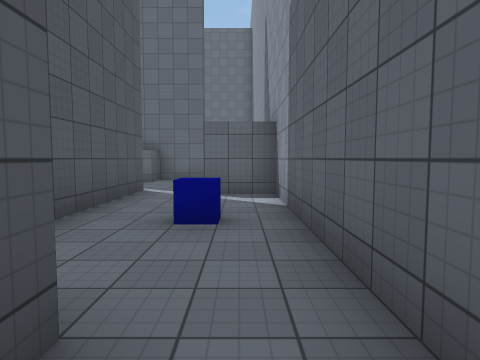
view 1 (above)

24 first-person views from a walk through a Unity game level. The camera is 1.5 m above the floor, tilts 4° down and sees 75° across. The floor is counted in squares, 2 m on a side. Each view is taken from the middle of a square. On the plan, view 1 faces up. The plan holds only what a view shows up to about 10 squares ahead; the rest is blank. The place goes on beyond the plan. The player character is not drawn. Surface patterns are stand-ins for the level's own textures.

view 2
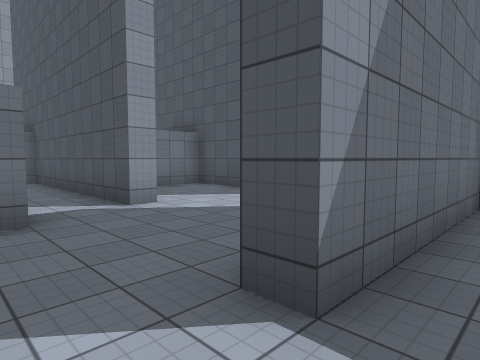

view 3
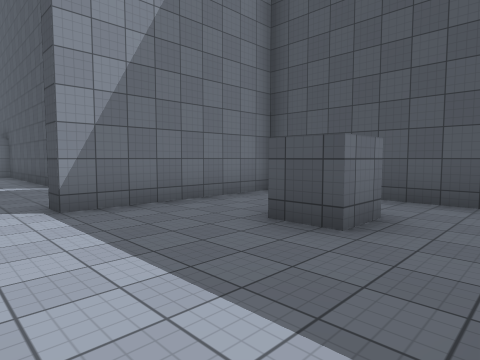

view 4
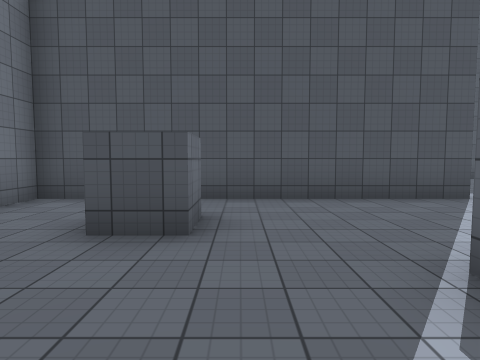

view 5
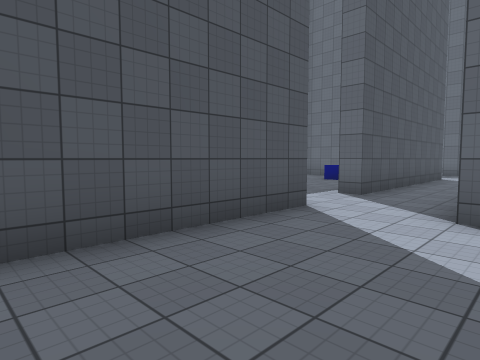

view 6
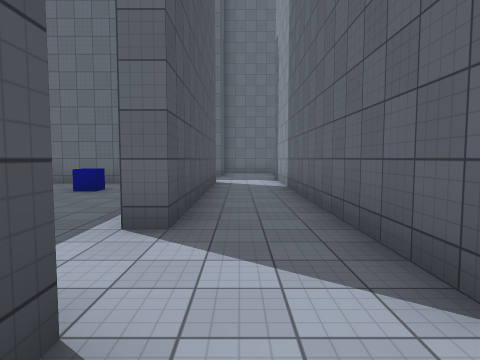

view 7
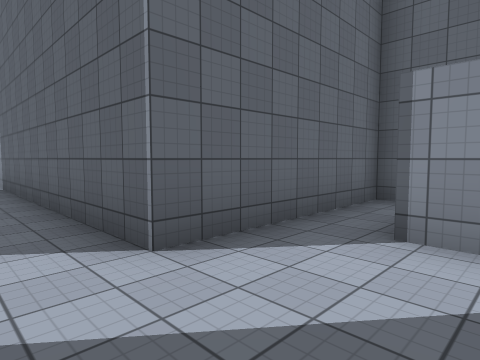

view 8
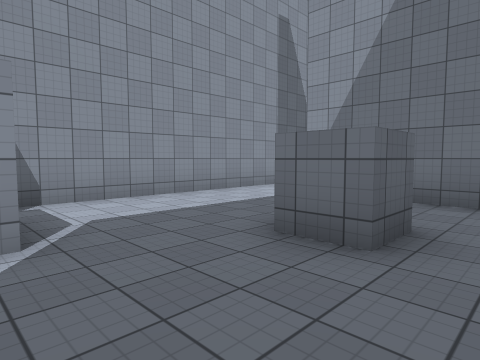

view 9
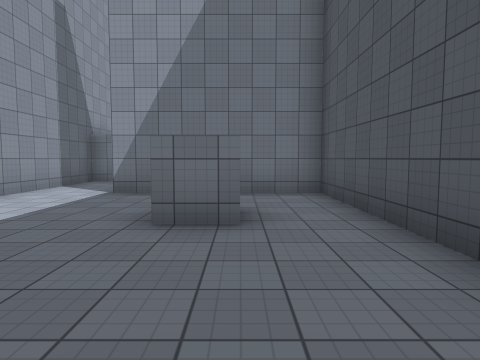

view 10
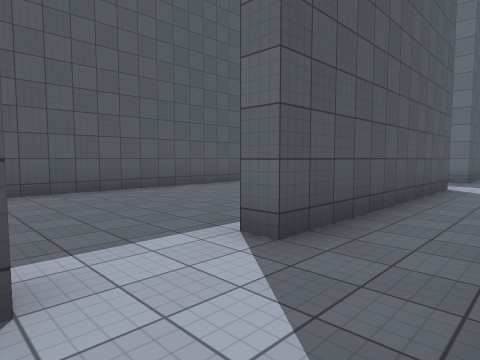

view 11
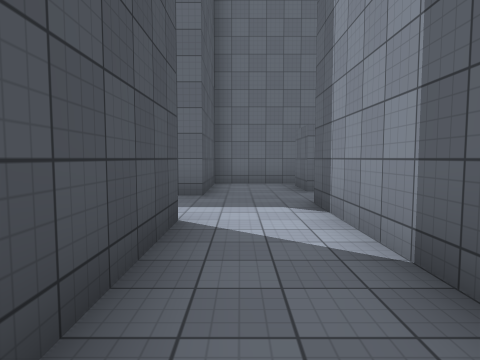

view 12
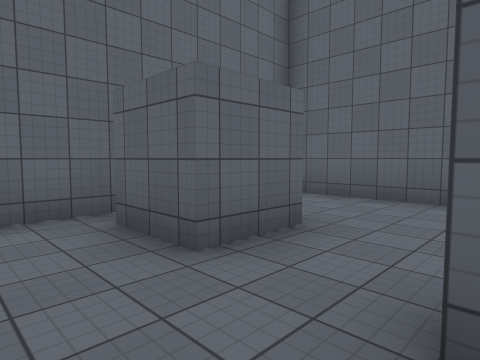

view 13
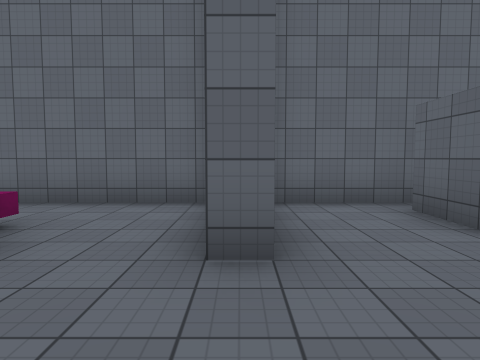

view 14
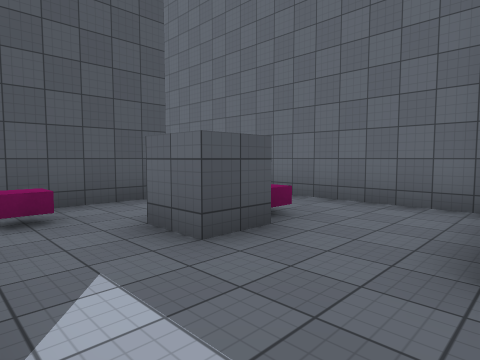

view 15
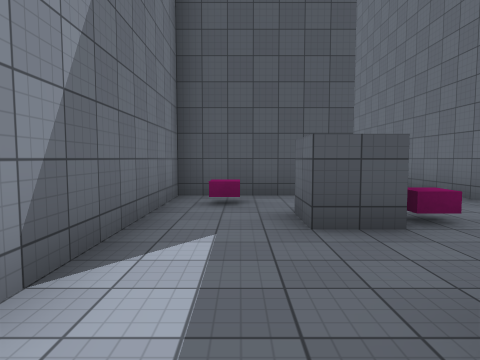

view 16
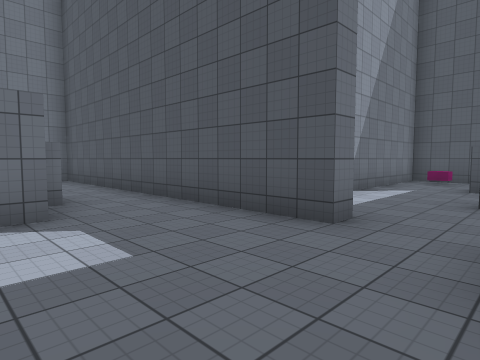

view 17
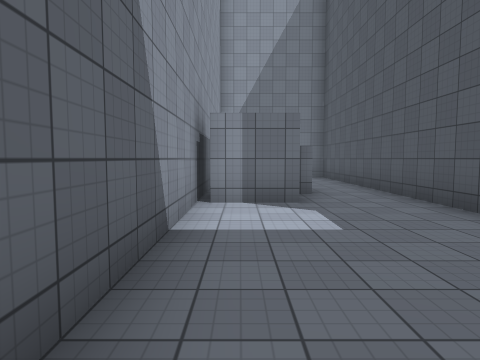

view 18
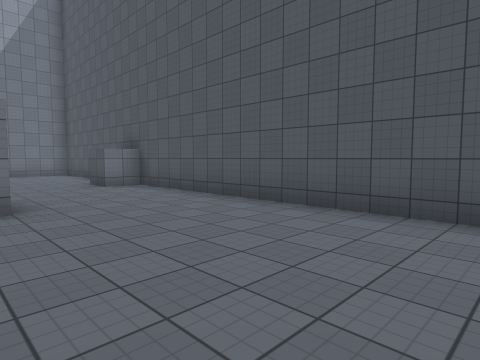

view 19
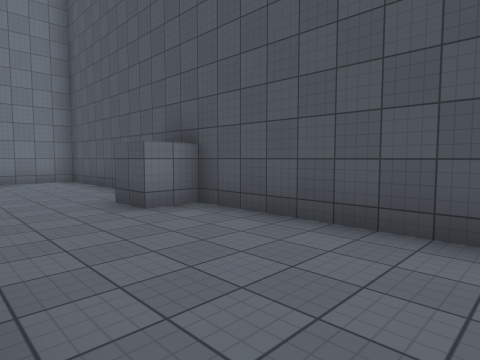

view 20
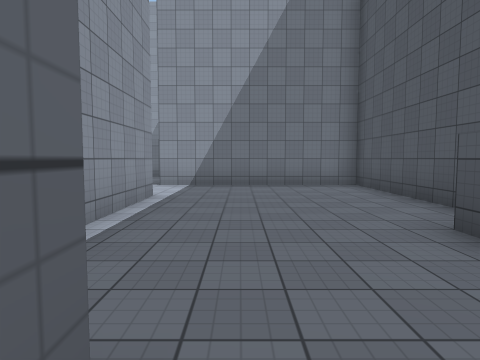

view 21
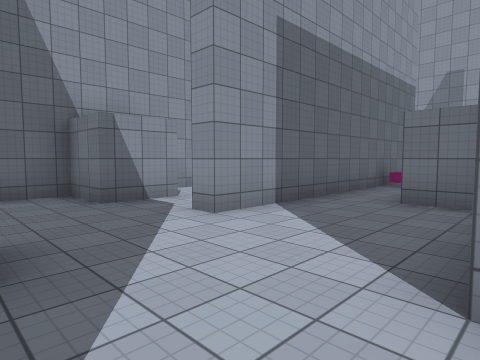

view 22
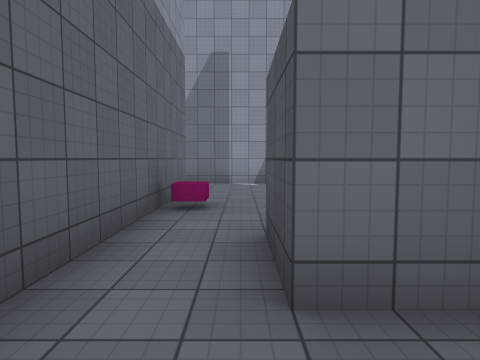

view 23
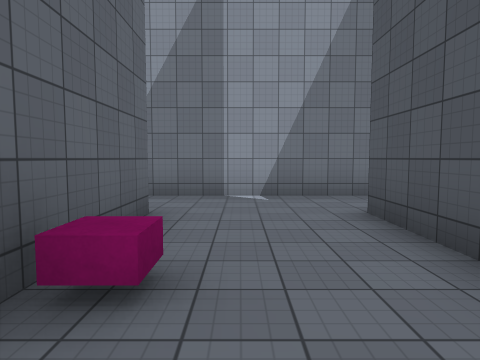

view 24
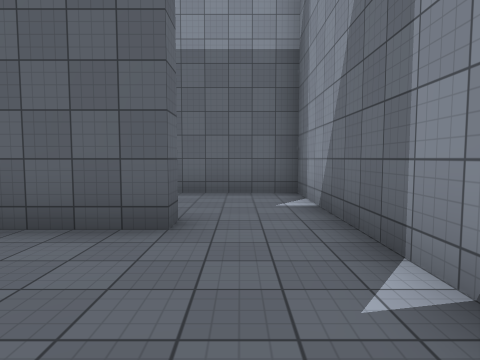

### Floor plan
Key: @ floor where view 1 was taken; # wall or solid block; . floor; C blue cube; B pink block.
Columns run from 13 left of view 1 to 1 right of it. Each row starts with its distance up from view 1.
 34 ###########
 33   .....#...   #
 32    ....#..# ..#
 31   #.B..#..##..#
 30   #.#.........#
 29   #B......#...#
 28   #.......#...#
 27   ######..#...#
 26   #... #..#.###
 25   #..C #..#.# #
 24   #....#..#.  #
 23   #....#..#.
 22   #....#..#
 21   #.......#
 20   #.......#
 19   #....#..#####
 18   #...##...#
 17   #...##...#
 16   #....#......#
 15   #....#......#
 14   #....#..#...#
 13   #....#......#
 12   #....#......#
 11   #....#####..#
 10   #.......#...#
  9   #...........#
  8   ######.....##
  7        #...#.##
  6        #...#..#
  5        #...#..#
  4        ##..#.C#
  3         #..#..#
  2         ...#..#
  1        #..B##.#
  0        #...# @#
 -1        #...#..#
 -2        .......#
 -3        .......#
 -4       #########

Positions as (right, up) in squares from view 1, and headings:
1: (0, 0), facing up
2: (0, 12), facing down-left
3: (0, 16), facing down-left
4: (0, 15), facing left
5: (-3, 15), facing up-left
6: (-5, 18), facing up
7: (-5, 17), facing up-right
8: (-5, 17), facing down-right
9: (-4, 18), facing down
10: (-4, 19), facing up-left
11: (-5, 24), facing up
12: (-5, 29), facing up-right
13: (-6, 28), facing up
14: (-6, 28), facing up-left
15: (-5, 29), facing left
16: (0, 31), facing down-left
17: (0, 32), facing down
18: (-7, 23), facing down-left
19: (-8, 19), facing down-left
20: (-8, 17), facing down
21: (-6, 10), facing down-right
22: (-4, 6), facing down
23: (-4, 3), facing down
24: (-6, -2), facing right
